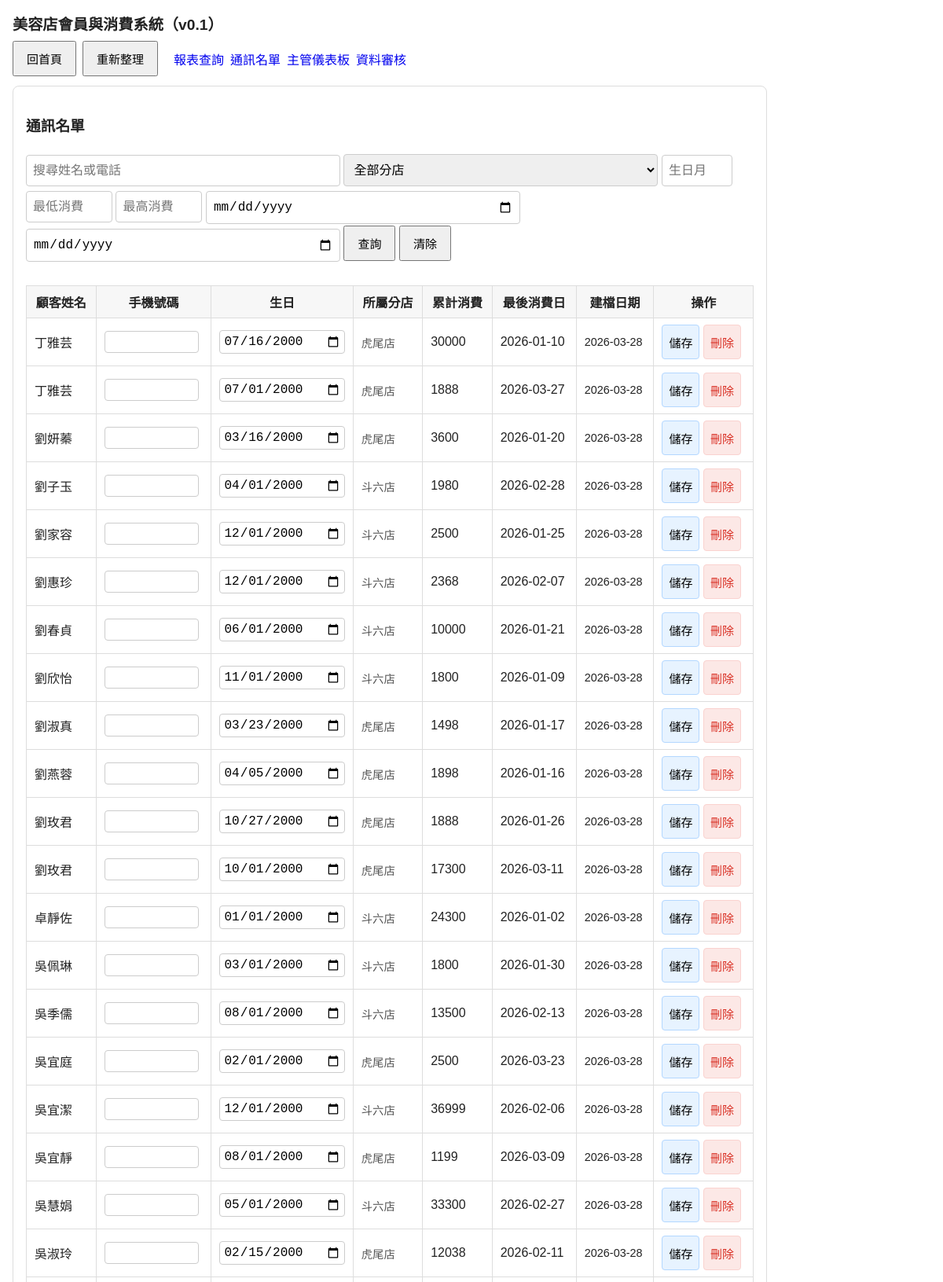
Screenshot of /contacts (upper part) with the database file from the repository.
### tables this page shows
CREATE TABLE customers (
            id INTEGER PRIMARY KEY AUTOINCREMENT,
            name TEXT NOT NULL,
            birthday TEXT NOT NULL,
            created_at TEXT NOT NULL, phone TEXT DEFAULT "", coin_balance INTEGER NOT NULL DEFAULT 0,
            UNIQUE(name, birthday)
        );

### app.py (the view)
@app.route("/contacts")
def contacts():
    db = get_db()
    query = request.args.get("q", "").strip()
    store_id = request.args.get("store_id", "").strip()
    birthday_month = request.args.get("birthday_month", "").strip()
    min_spend = request.args.get("min_spend", "").strip()
    max_spend = request.args.get("max_spend", "").strip()
    last_from = request.args.get("last_from", "").strip()
    last_to = request.args.get("last_to", "").strip()
    sql = """
        SELECT c.id, c.name, c.phone, c.birthday, c.created_at, c.coin_balance,
               GROUP_CONCAT(DISTINCT s.name) AS stores,
               COALESCE(SUM(t.final_amount),0) AS total_spend,
               MAX(t.txn_date) AS last_txn_date,
               GROUP_CONCAT(DISTINCT t.store_id) AS store_ids
        FROM customers c
        LEFT JOIN transactions t ON c.id = t.customer_id
        LEFT JOIN stores s ON t.store_id = s.id
        WHERE 1=1
    """
    params: list[Any] = []
    if query:
        sql += " AND (c.name LIKE ? OR c.phone LIKE ?)"
        params.extend([f"%{query}%", f"%{query}%"])
    if birthday_month:
        sql += " AND substr(c.birthday,6,2)=?"
        params.append(birthday_month.zfill(2))
    sql += " GROUP BY c.id"
    having = []
    if store_id:
        having.append("instr(COALESCE(store_ids,''), ?) > 0")
        params.append(store_id)
    if min_spend:
        having.append("total_spend >= ?")
        params.append(float(min_spend))
    if max_spend:
        having.append("total_spend <= ?")
        params.append(float(max_spend))
    if last_from:
        having.append("COALESCE(last_txn_date,'') >= ?")
        params.append(last_from)
    if last_to:
        having.append("COALESCE(last_txn_date,'') <= ?")
        params.append(last_to)
    if having:
        sql += " HAVING " + " AND ".join(having)
    sql += " ORDER BY c.name"
    customers = db.execute(sql, params).fetchall()
    stores = db.execute("SELECT id,name FROM stores ORDER BY name").fetchall()
    filters = {
        "q": query,
        "store_id": store_id,
        "birthday_month": birthday_month,
        "min_spend": min_spend,
        "max_spend": max_spend,
        "last_from": last_from,
        "last_to": last_to,
    }
    return render_template("contacts.html", customers=customers, query=query, stores=stores, filters=filters)

### app.py (called while the page is built)
def get_db() -> sqlite3.Connection:
    if "db" not in g:
        conn = sqlite3.connect(DB_PATH)
        conn.row_factory = sqlite3.Row
        g.db = conn
    return g.db

### templates/contacts.html (shortened to what this page needs)
{% extends 'base.html' %}
{% block content %}
<div class="card">
  <h3>通訊名單</h3>
  <form method="get" action="/contacts" style="margin-bottom: 20px;">
    <input type="text" name="q" placeholder="搜尋姓名或電話" value="{{ filters.q }}">
    <select name="store_id">
      <option value="">全部分店</option>
    </select>
    <input type="number" min="1" max="12" name="birthday_month" placeholder="生日月" value="{{ filters.birthday_month }}" style="width:90px;">
    <input type="number" name="min_spend" placeholder="最低消費" value="{{ filters.min_spend }}" style="width:110px;">
    <input type="number" name="max_spend" placeholder="最高消費" value="{{ filters.max_spend }}" style="width:110px;">
    <input type="date" name="last_from" value="{{ filters.last_from }}">
    <input type="date" name="last_to" value="{{ filters.last_to }}">
    <button type="submit">查詢</button>
    <a href="/contacts"><button type="button">清除</button></a>
  </form>
  <div class="table-wrap"><table>
    <tr>
      <th>顧客姓名</th>
      <th>手機號碼</th>
      <th>生日</th>
      <th>所屬分店</th>
      <th>累計消費</th>
      <th>最後消費日</th>
      <th>建檔日期</th>
      <th>操作</th>
    </tr>
    {% for c in customers %}
    <tr>
      <form method="post" action="/api/customers/{{ c.id }}/update" style="margin: 0; display: inline;">
        <td>{{ c.name }}</td>
        <td>
          <input type="text" name="phone" value="{{ c.phone }}" style="width: 120px; margin:0; padding:4px;">
        </td>
        <td>
          <input type="date" name="birthday" value="{{ c.birthday }}" style="margin:0; padding:4px;">
        </td>
        <td style="font-size: 0.9em; color: #555;">{{ c.stores or "無記錄" }}</td>
        <td>{{ '%.0f'|format(c.total_spend or 0) }}</td>
        <td>{{ c.last_txn_date or '-' }}</td>
        <td style="font-size: 0.9em;">{{ c.created_at[:10] }}</td>
        <td>
          <button type="submit" style="margin:0; padding:4px 8px; cursor: pointer; background: #e7f3ff; border: 1px solid #b3d7ff; border-radius: 4px;">儲存</button>
      </form>
      <form method="post" action="/api/customers/{{ c.id }}/delete" style="margin: 0; display: inline;" onsubmit="return confirm('確定要刪除此顧客及其所有消費紀錄嗎？此動作無法復原。');">
          <button type="submit" style="margin:0; padding:4px 8px; cursor: pointer; color: #d93025; background: #fce8e6; border: 1px solid #fad2cf; border-radius: 4px;">刪除</button>
      </form>
    </tr>
    {% endfor %}
  </table></div>
</div>
{% endblock %}

### templates/base.html (style rules this page uses)
*, *::before, *::after { box-sizing: border-box; }
body { font-family: Arial, sans-serif; margin: 16px; color: #222; max-width: 960px; }
.card { border: 1px solid #ddd; border-radius: 8px; padding: 16px; margin: 12px 0; }
input, select, textarea { padding: 10px 8px; margin-top: 6px; width: 100%; max-width: 400px; font-size: 16px; border: 1px solid #ccc; border-radius: 4px; }
button { padding: 10px 16px; font-size: 15px; cursor: pointer; min-height: 44px; }
.table-wrap { overflow-x: auto; -webkit-overflow-scrolling: touch; width: 100%; }
table { border-collapse: collapse; width: 100%; margin-top: 10px; min-width: 480px; }
th, td { border: 1px solid #ddd; padding: 8px 10px; white-space: nowrap; }
th { background: #f7f7f7; }

### rows the page displays
customers: name "丁雅芸", birthday "07/16/2000", stores "虎尾店", total_spend "30000", last_txn_date "2026-01-10", created_at "2026-03-28"
customers: name "丁雅芸", birthday "07/01/2000", stores "虎尾店", total_spend "1888", last_txn_date "2026-03-27", created_at "2026-03-28"
customers: name "劉妍蓁", birthday "03/16/2000", stores "虎尾店", total_spend "3600", last_txn_date "2026-01-20", created_at "2026-03-28"
customers: name "劉子玉", birthday "04/01/2000", stores "斗六店", total_spend "1980", last_txn_date "2026-02-28", created_at "2026-03-28"
customers: name "劉家容", birthday "12/01/2000", stores "斗六店", total_spend "2500", last_txn_date "2026-01-25", created_at "2026-03-28"
customers: name "劉惠珍", birthday "12/01/2000", stores "斗六店", total_spend "2368", last_txn_date "2026-02-07", created_at "2026-03-28"
customers: name "劉春貞", birthday "06/01/2000", stores "斗六店", total_spend "10000", last_txn_date "2026-01-21", created_at "2026-03-28"
customers: name "劉欣怡", birthday "11/01/2000", stores "斗六店", total_spend "1800", last_txn_date "2026-01-09", created_at "2026-03-28"
customers: name "劉淑真", birthday "03/23/2000", stores "虎尾店", total_spend "1498", last_txn_date "2026-01-17", created_at "2026-03-28"
customers: name "劉燕蓉", birthday "04/05/2000", stores "虎尾店", total_spend "1898", last_txn_date "2026-01-16", created_at "2026-03-28"
customers: name "劉玫君", birthday "10/27/2000", stores "虎尾店", total_spend "1888", last_txn_date "2026-01-26", created_at "2026-03-28"
customers: name "劉玫君", birthday "10/01/2000", stores "虎尾店", total_spend "17300", last_txn_date "2026-03-11", created_at "2026-03-28"
customers: name "卓靜佐", birthday "01/01/2000", stores "斗六店", total_spend "24300", last_txn_date "2026-01-02", created_at "2026-03-28"
customers: name "吳佩琳", birthday "03/01/2000", stores "斗六店", total_spend "1800", last_txn_date "2026-01-30", created_at "2026-03-28"
customers: name "吳季儒", birthday "08/01/2000", stores "斗六店", total_spend "13500", last_txn_date "2026-02-13", created_at "2026-03-28"
customers: name "吳宜庭", birthday "02/01/2000", stores "虎尾店", total_spend "2500", last_txn_date "2026-03-23", created_at "2026-03-28"
customers: name "吳宜潔", birthday "12/01/2000", stores "斗六店", total_spend "36999", last_txn_date "2026-02-06", created_at "2026-03-28"
customers: name "吳宜靜", birthday "08/01/2000", stores "虎尾店", total_spend "1199", last_txn_date "2026-03-09", created_at "2026-03-28"
customers: name "吳慧娟", birthday "05/01/2000", stores "斗六店", total_spend "33300", last_txn_date "2026-02-27", created_at "2026-03-28"
customers: name "吳淑玲", birthday "02/15/2000", stores "虎尾店", total_spend "12038", last_txn_date "2026-02-11", created_at "2026-03-28"
